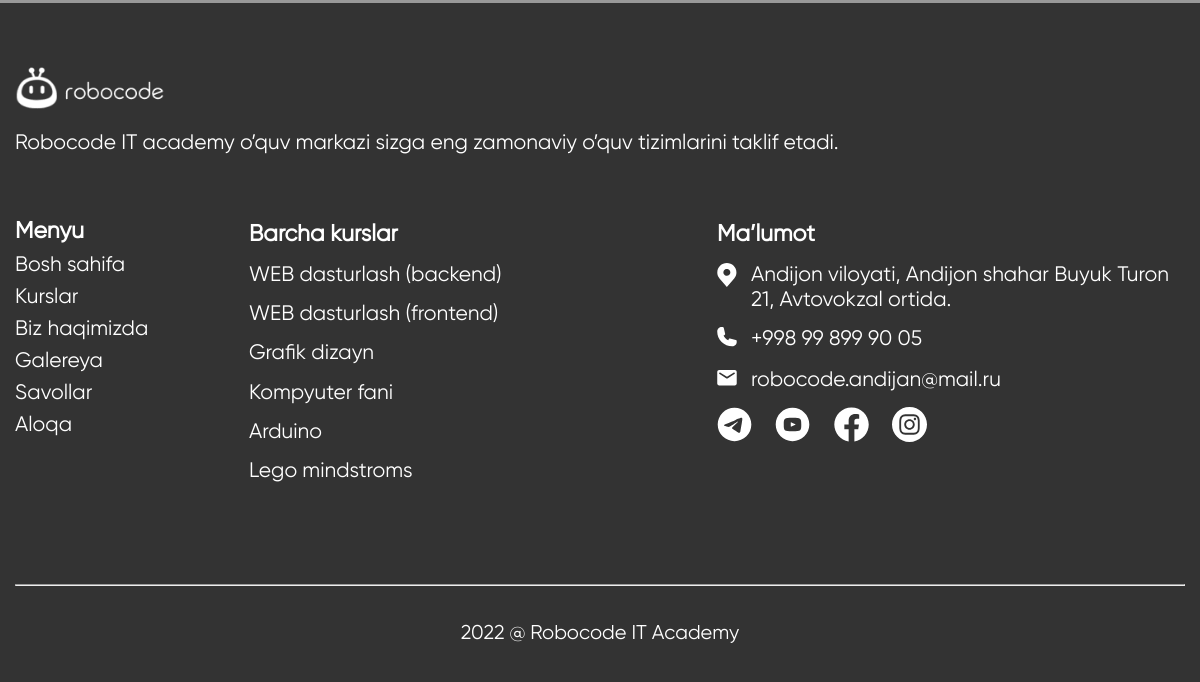
The page /course/web-dasturlash-backend/ (lower part) on the database as committed earlier.
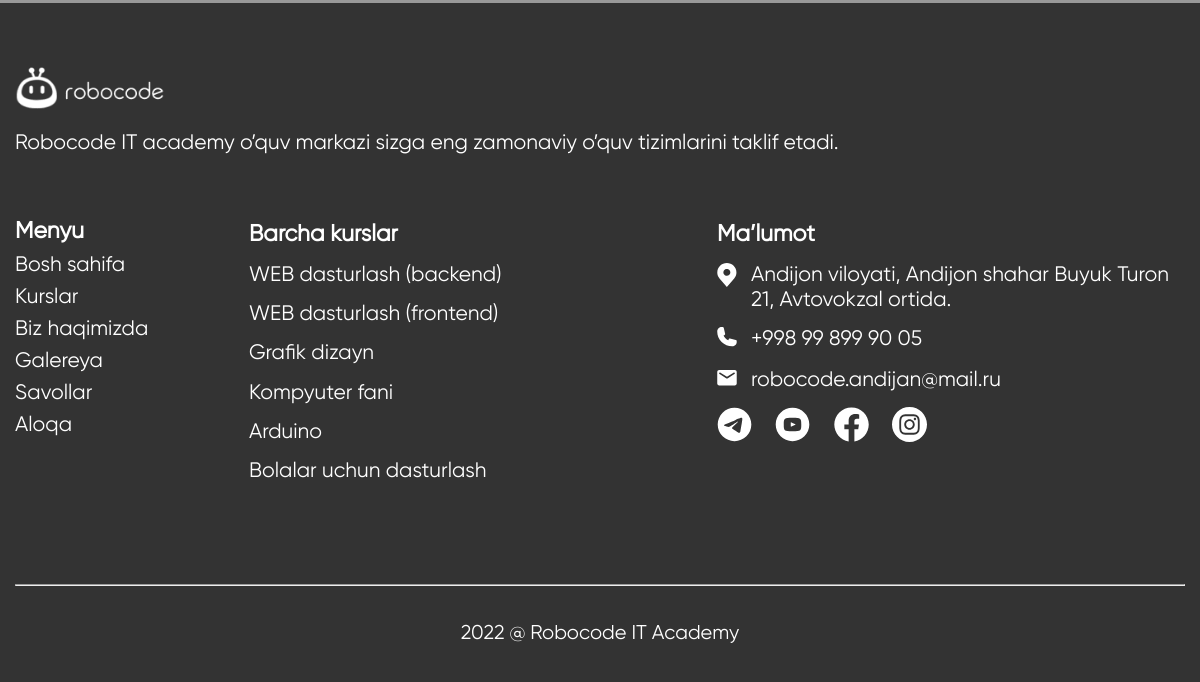
The same page on the database as committed later.
### main/models.py (models this page shows, shortened)
class Course(models.Model):
    name = models.CharField("Kurs nomi", max_length=100)
    slug = models.SlugField()
    img = models.ImageField(upload_to="courses/")
    sub_title = models.CharField("Kurs nomi pasiga so'z ixtiyoriy", max_length=100, blank=True)
    about1 = RichTextField("Kurs haqida 1")
    about2 = RichTextField("Kurs haqida 2 ixtiyoriy", blank=True)
    to_students_title = models.CharField("O'quvchilar uchun matn sarlavhasi ixtiyoriy", max_length=100, blank=True)
    to_students_text = RichTextField("O'quvchilar uchun matn asosiy ixtiyoriy", blank=True)
    course_date = models.CharField("Kurs davom etish vaqti", max_length=200)
    date = models.DateTimeField(auto_now_add=True)
    class Meta:
        ordering = ['-id']

### main/views.py (the view)
# urls.py: path('course/<slug:slug>/', views.detail, name="detail"),
def detail(request, slug):
    context = {
        "course": Course.objects.get(slug=slug),
    }
    return render(request, 'detail.html', context)

### main/context_pro.py (called while the page is built)
def course(request):
    context = {
        "courses": Course.objects.all()
    }
    return context

### templates/detail.html (shortened to what this page needs)
{% extends 'base/base.html' %}
{% block link %}
<link rel="stylesheet" type="text/css" href="/static/css/main/detail/detail.css">
{% endblock %}

### templates/base/base.html (shortened to what this page needs)
{% load static %}
<!DOCTYPE html>
<html lang="en">
<head>
	<link rel="stylesheet" type="text/css" href="/static/css/custom/custom.css">
	{% block link %}
	{% endblock %}
</head>
<body>
	<footer>
		<article class="footer_article" id="connect">
			<section class="section_foooter">
				<div class="container_lg">
					<nav class="footer_nav">
						<div class="footer_nav_fields footer_logo_fields">
							<div class="footer_nav_logo">
								<a href="{% url 'main:home' %}">
									<img src="/static/images/mainpage/main/logo_footer.png" alt="">
								</a>
							</div>
							<div class="footer_nav_text">
								<p>
									Robocode IT academy o’quv markazi sizga eng zamonaviy o’quv tizimlarini taklif etadi.
								</p>
							</div>
						</div>
						<div class="footer_nav_fields">
							<ul>
								<li>
									<a>Menyu</a>
								</li>
								<li>
									<a href="{% url 'main:home' %}">Bosh sahifa</a>
								</li>
								<li>
									<a href="{% url 'main:home' %}#courses">Kurslar</a>
								</li>
								<li>
									<a href="{% url 'main:home' %}#robocode_gr">Biz haqimizda</a>
								</li>
								<li>
									<a href="{% url 'main:gallery' %}">
										Galereya
									</a>
								</li>
								<li>
									<a href="{% url 'main:home' %}#asks">
										Savollar
									</a>
								</li>
								<li>
									<a href="#connect">
										Aloqa
									</a>
								</li>
							</ul>
						</div>
						<div class="footer_nav_fields">
							<ul>
								<li>
									<a>Barcha kurslar</a>
								</li>
								{% for course in courses %}
									<li>
										<a href="{% url 'main:detail' course.slug %}">{{course.name}}</a>
									</li>
								{% endfor %}
							</ul>
						</div>
						<div class="footer_nav_fields">
							<ul>
								<li>
									<a>
										<span>Ma’lumot</span>
									</a>
								</li>
								<li>
									<a href="https://goo.gl/maps/sy5vBi25ZbkewAb67" target="_blank">
										<span>
										</span>
										<span>Andijon viloyati, Andijon shahar Buyuk Turon 21, Avtovokzal ortida.</span>
									</a>
								</li>
								<li>
									<a href="tel:+998 99 899 90 05">
										<span>
										</span>
										<span>+998 99 899 90 05</span>
									</a>
								</li>
								<li>
									<a href="mailto:robocode.andijan@mail.ru">
										<span>
										</span>
										<span>robocode.andijan@mail.ru</span>
									</a>
								</li>
								<li class="f_field_social">
									<a href="https://t.me/robocode_andijan" target="_blank">
									</a>
									<a href="https://www.youtube.com/results?search_query=robocode" target="_blank">
									</a>
									<a href="https://www.facebook.com/robocode.andijan/" target="_blank">
									</a>
									<a href="https://www.instagram.com/robocode.uz/" target="_blank">
									</a>
								</li>
							</ul>
						</div>
					</nav>
					<hr style="margin-top:8%;">
					<div class="text-center" style="color:#FFF; font-family:gilroy; font-size:20px; margin-top:3%;">
						<p>2022 @ Robocode IT Academy</p>
					</div>
				</div>
			</section>
		</article>
	</footer>
</body>
</html>

Rows that differ between the two databases and show on the page:
changed Course: name "Lego mindstroms" → "Bolalar uchun dasturlash"
